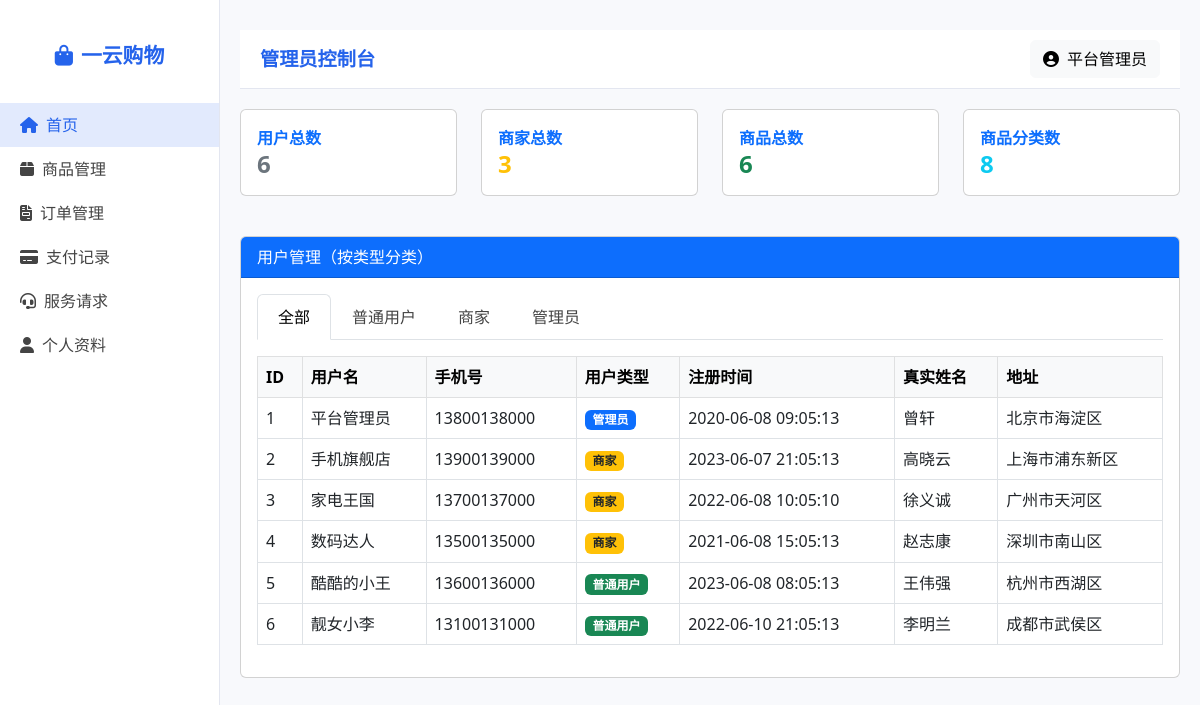
/phpdesign/admin.php (signed in), run on the app's committed database.
### tables this page shows
CREATE TABLE `users`  (
  `id` int(11) NOT NULL AUTO_INCREMENT,
  `username` varchar(50) NOT NULL,
  `password` varchar(50) NOT NULL,
  `phone` varchar(20) NOT NULL,
  `role` enum('admin','seller','user') NOT NULL DEFAULT 'user',
  `created_at` timestamp NOT NULL DEFAULT CURRENT_TIMESTAMP,
  PRIMARY KEY (`id`) USING BTREE,
  UNIQUE INDEX `phone`(`phone`) USING BTREE
);

CREATE TABLE `user_profiles`  (
  `user_id` int(11) NOT NULL,
  `real_name` varchar(50) NULL DEFAULT NULL,
  `avatar_url` varchar(255) NULL DEFAULT NULL,
  `address` text NULL,
  `updated_at` timestamp NOT NULL DEFAULT CURRENT_TIMESTAMP ON UPDATE CURRENT_TIMESTAMP,
  PRIMARY KEY (`user_id`) USING BTREE
);

### phpdesign/admin.php (the view, shortened to what this page needs)
<?php
include 'header.php';
$totalUsers = $pdo->query("SELECT COUNT(*) FROM users")->fetchColumn();
$totalSellers = $pdo->query("SELECT COUNT(*) FROM users WHERE role='seller'")->fetchColumn();
$totalProducts = $pdo->query("SELECT COUNT(*) FROM products")->fetchColumn();
$totalCategories = $pdo->query("SELECT COUNT(*) FROM categories")->fetchColumn();
$stmt = $pdo->query("SELECT id, username, phone, role, created_at FROM users ORDER BY id ASC");
$users = $stmt->fetchAll(PDO::FETCH_ASSOC);
$profile_stmt = $pdo->query("SELECT user_id, real_name, address FROM user_profiles");
$user_profiles = [];
foreach ($profile_stmt as $row) {
    $user_profiles[$row['user_id']] = [
        'real_name' => $row['real_name'],
        'address' => $row['address']
    ];
}
?>
<div class="col-12">
    <div class="row mb-4">
        <div class="col-md-3 mb-3">
            <div class="card h-100">
                <div class="card-body">
                    <div class="fw-bold text-primary">用户总数</div>
                    <div class="h4 mb-0 fw-bold text-secondary"><?= $totalUsers ?></div>
                </div>
            </div>
        </div>
        <div class="col-md-3 mb-3">
            <div class="card h-100">
                <div class="card-body">
                    <div class="fw-bold text-primary">商家总数</div>
                    <div class="h4 mb-0 fw-bold text-warning"><?= $totalSellers ?></div>
                </div>
            </div>
        </div>
        <div class="col-md-3 mb-3">
            <div class="card h-100">
                <div class="card-body">
                    <div class="fw-bold text-primary">商品总数</div>
                    <div class="h4 mb-0 fw-bold text-success"><?= $totalProducts ?></div>
                </div>
            </div>
        </div>
        <div class="col-md-3 mb-3">
            <div class="card h-100">
                <div class="card-body">
                    <div class="fw-bold text-primary">商品分类数</div>
                    <div class="h4 mb-0 fw-bold text-info"><?= $totalCategories ?></div>
                </div>
            </div>
        </div>
    </div>
    <div class="card mb-4">
        <div class="card-header bg-primary text-white">用户管理（按类型分类）</div>
        <div class="card-body">
            <ul class="nav nav-tabs mb-3" id="userTab" role="tablist">
                <li class="nav-item" role="presentation">
                    <button class="nav-link active" id="all-tab" data-bs-toggle="tab" data-bs-target="#all" type="button" role="tab">全部</button>
                </li>
                <li class="nav-item" role="presentation">
                    <button class="nav-link" id="user-tab" data-bs-toggle="tab" data-bs-target="#user" type="button" role="tab">普通用户</button>
                </li>
                <li class="nav-item" role="presentation">
                    <button class="nav-link" id="seller-tab" data-bs-toggle="tab" data-bs-target="#seller" type="button" role="tab">商家</button>
                </li>
                <li class="nav-item" role="presentation">
                    <button class="nav-link" id="admin-tab" data-bs-toggle="tab" data-bs-target="#admin" type="button" role="tab">管理员</button>
                </li>
            </ul>
            <div class="tab-content" id="userTabContent">
                <?php
                $roleMap = [
                    'all' => '全部',
                    'user' => '普通用户',
                    'seller' => '商家',
                    'admin' => '管理员'
                ];
                foreach ($roleMap as $roleKey => $roleName):
                ?>
                <div class="tab-pane fade<?= $roleKey === 'all' ? ' show active' : '' ?>" id="<?= $roleKey ?>" role="tabpanel">
                    <table class="table table-bordered table-hover align-middle">
                        <thead class="table-light">
                            <tr>
                                <th>ID</th>
                                <th>用户名</th>
                                <th>手机号</th>
                                <th>用户类型</th>
                                <th>注册时间</th>
                                <th>真实姓名</th>
                                <th>地址</th>
                            </tr>
                        </thead>
                        <tbody>
                            <?php foreach ($users as $user): ?>
                                <?php if ($roleKey === 'all' || $user['role'] === $roleKey): ?>
                                <tr>
                                    <td><?= $user['id'] ?></td>
                                    <td><?= htmlspecialchars($user['username']) ?></td>
                                    <td><?= htmlspecialchars($user['phone']) ?></td>
                                    <td>
                                        <?php
                                        if ($user['role'] === 'admin') echo '<span class="badge bg-primary">管理员</span>';
                                        elseif ($user['role'] === 'seller') echo '<span class="badge bg-warning text-dark">商家</span>';
                                        else echo '<span class="badge bg-success">普通用户</span>';
                                        ?>
                                    </td>
                                    <td><?= $user['created_at'] ?></td>
                                    <td>
                                        <?= isset($user_profiles[$user['id']]['real_name']) && $user_profiles[$user['id']]['real_name'] ? htmlspecialchars($user_profiles[$user['id']]['real_name']) : '—' ?>
                                    </td>
                                    <td>
                                        <?= isset($user_profiles[$user['id']]['address']) && $user_profiles[$user['id']]['address'] ? htmlspecialchars($user_profiles[$user['id']]['address']) : '—' ?>
                                    </td>
                                </tr>
                                <?php endif; ?>
                            <?php endforeach; ?>
                        </tbody>
                    </table>
                </div>
                <?php endforeach; ?>
            </div>
        </div>
    </div>
</div>
<?php include 'footer.php'; ?>

### data on the page
users: id "1", username "平台管理员", phone "13800138000", role "管理员", created_at "2020-06-08 09:05:13", id.real_name "曾轩", id.address "北京市海淀区"
users: id "2", username "手机旗舰店", phone "13900139000", role "商家", created_at "2023-06-07 21:05:13", id.real_name "高晓云", id.address "上海市浦东新区"
users: id "3", username "家电王国", phone "13700137000", role "商家", created_at "2022-06-08 10:05:10", id.real_name "徐义诚", id.address "广州市天河区"
users: id "4", username "数码达人", phone "13500135000", role "商家", created_at "2021-06-08 15:05:13", id.real_name "赵志康", id.address "深圳市南山区"
users: id "5", username "酷酷的小王", phone "13600136000", role "普通用户", created_at "2023-06-08 08:05:13", id.real_name "王伟强", id.address "杭州市西湖区"
users: id "6", username "靓女小李", phone "13100131000", role "普通用户", created_at "2022-06-10 21:05:13", id.real_name "李明兰", id.address "成都市武侯区"

### other printed values
$userInfo['username'] "平台管理员"
$totalUsers "6"
$totalSellers "3"
$totalProducts "6"
$totalCategories "8"
